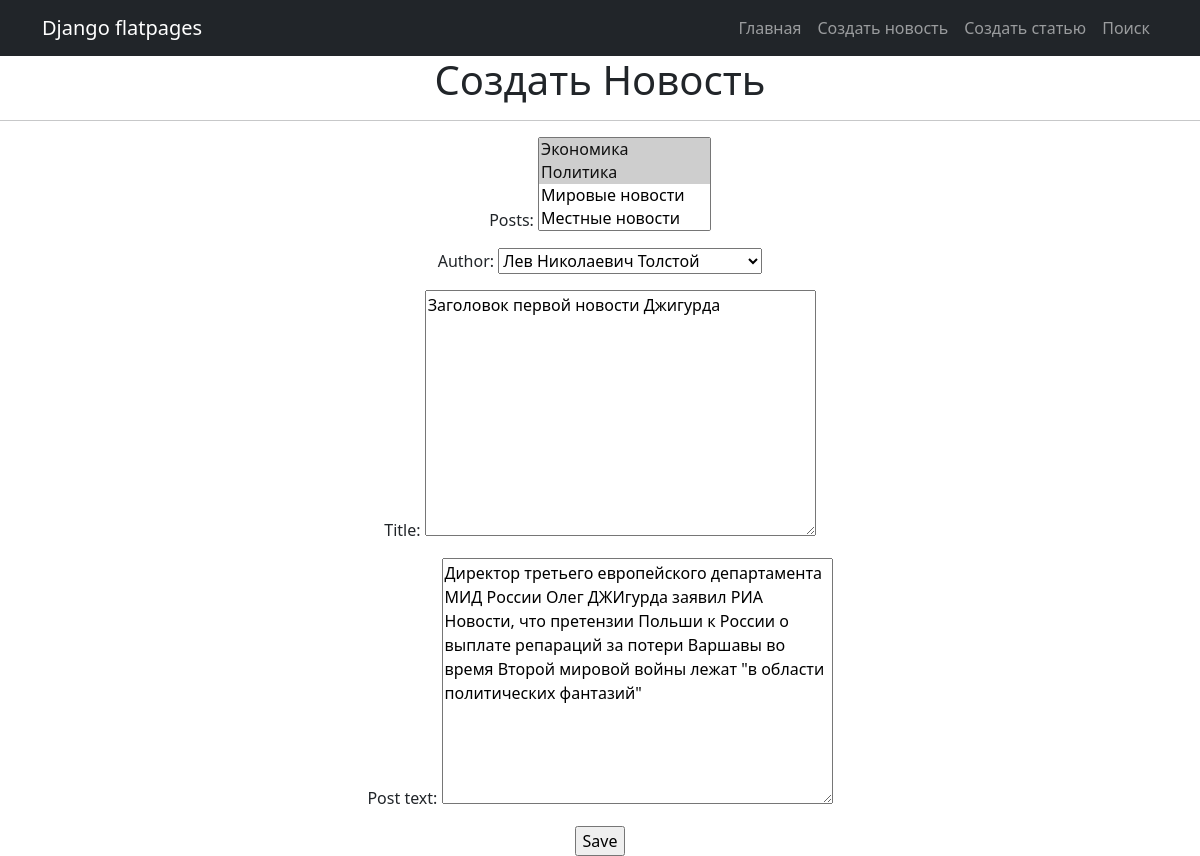
Page /1/edit/ on the committed database.
### news/models.py (models this page shows, shortened)
class Post(models.Model):
    objects = None
    article = 'AR'
    news = 'NE'
    POST = [
        (news, 'Новость'),
        (article, 'Статья')
    ]
    title = models.TextField(max_length=50)
    author = models.ForeignKey(Author, on_delete=models.CASCADE)
    time_in_comment = models.DateTimeField(auto_now_add=True)
    choice_title = models.CharField(max_length=2, choices=POST)
    post_text = models.TextField(max_length=500)
    posts = models.ManyToManyField('Category', through='PostCategory')
    rating_post = models.IntegerField(default=0)

### news/views.py (the view)
# urls.py: path('<int:pk>/edit/', PostUpdate.as_view(), name='post_update'),
class PostUpdate(UpdateView):
    form_class = PostForm
    model = Post
    template_name = 'post_edit.html'

### news/forms.py
class PostForm(forms.ModelForm):
    class Meta:
        model = Post
        fields = ['posts', 'author', 'title', 'post_text']

### news/models.py (called while the page is built)
    def __str__(self):
        return f'{self.user_author.first_name}'

    def __str__(self):
        return self.get_category_display()

### templates/post_edit.html (shortened to what this page needs)
{% extends 'flatpages/default.html' %}
{% block content %}
<h1>Создать Новость</h1>
<hr>
<form action="" method="post">
    {{ form.as_p }}
    <input type="submit" value="Save"  />
</form>
{% endblock content %}

### rows in the picture
Post: author "Лев Николаевич Толстой", title "Заголовок первой новости Джигурда", post_text "Директор третьего европейского департамента МИД России Олег ДЖИгурда заявил РИА Новости, что претензии Польши к России о выплате репараций за потери Варшавы во время Второй мировой войны лежат \"в области политических фантазий\""
